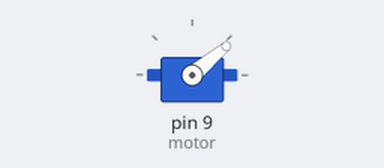
The sketch below on a simulated Arduino Uno, built with avr-gcc and run on an emulated ATmega328P. On the bench: servo.

Above: at 0.05 s.
At 2.05 s:
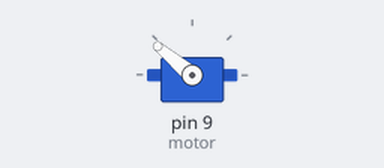
At 4.0 s:
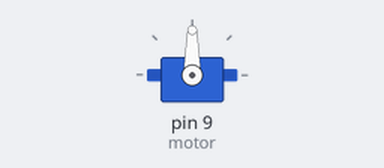
Timing chart, 0 to 5.2 s (numbered marks = the images above):
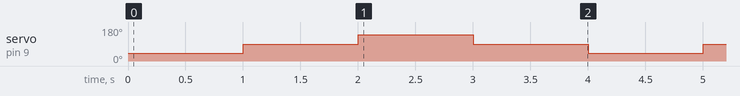

The sketch:

test_servo.ino
```cpp
#include <Servo.h>

Servo motor;

int pos = 0;

void setup() {
  // put your setup code here, to run once:
  motor.attach(9);
}

void loop() {
  motor.write(40);
  delay(1000);
  motor.write(90);
  delay(1000);
  motor.write(140);
  delay(1000);
  motor.write(90);
  delay(1000);
  /*  // put your main code here, to run repeatedly:
  for (int i = 0; i < 180; i++){
    motor.write(i);
    delay(20);
  }
  for (int j = 180; j > 0; j--){
    motor.write(j);
    delay(20);
  }*/
}
```

Measured:
- by itself, servo on pin 9 (motor): repeats every 4.0 s: 140° 1.0 s, 90° 1.0 s, 40° 1.0 s, 90° 1.0 s
